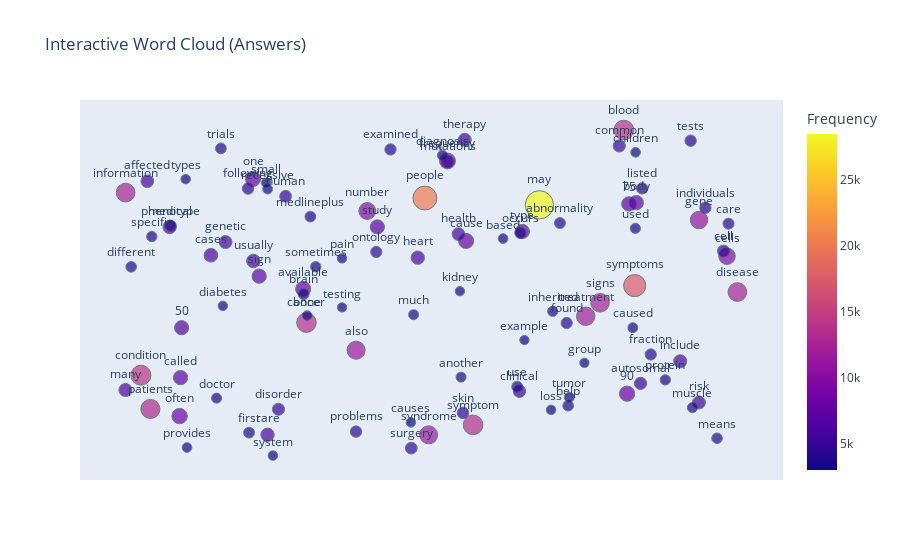

The notebook cell this image was saved under:
### Code cell
# --- ANSWERS WORD CLOUD ---

# Combine all answers
all_a_words = " ".join(df["Answer"].apply(clean_text)).split()
filtered_a_words = [w for w in all_a_words if w not in stop_words]

# Frequency count
a_counter = Counter(filtered_a_words)
a_df = pd.DataFrame(a_counter.items(), columns=["Word", "Frequency"]).sort_values("Frequency", ascending=False)

# Take top 100 for visibility
top_a_df = a_df.head(100).copy()

# Random positions for cloud
np.random.seed(99)
top_a_df["x"] = np.random.rand(len(top_a_df))
top_a_df["y"] = np.random.rand(len(top_a_df))

# Scale sizes
top_a_df["size"] = top_a_df["Frequency"] / top_a_df["Frequency"].max() * 50

fig = px.scatter(
    top_a_df,
    x="x",
    y="y",
    text="Word",
    size="size",
    color="Frequency",
    color_continuous_scale="plasma",
    title="Interactive Word Cloud (Answers)"
)

fig.update_traces(textposition="top center", marker=dict(opacity=0.7, line=dict(width=1, color="DarkSlateGrey")))
fig.update_xaxes(visible=False)
fig.update_yaxes(visible=False)
fig.show()

### Figure 1 — Plotly figure (JSON) as saved in the notebook; plotly's stock layout.template omitted (floating-point values rounded to 4 significant figures)
{"data": [{"hovertemplate": "x=%{x}<br>y=%{y}<br>size=%{marker.size}<br>Word=%{text}<br>Frequency=%{marker.color}<extra></extra>", "legendgroup": "", "marker": {"color": [28453, 20296, 17396, 14175, 13877, 13770, 13647, 13028, 12482, 12479, 12443, 12111, 11652, 11554, 10957, 10137, 9753, 9084, 8466, 8314, 8231, 8163, 8058, 7437, 7424, 7298, 7261, 7241, 7232, 7218, 6672, 6444, 6379, 6378, 6362, 6161, 6102, 6006, 5988, 5954, 5766, 5715, 5617, 5427, 5368, 5336, 5242, 5057, 4961, 4916, 4770, 4686, 4663, 4603, 4597, 4568, 4558, 4533, 4493, 4492, 4486, 4408, 4345, 4253, 4237, 4209, 4198, 4136, 4101, 4075, 4021, 4020, 3860, 3840, 3831, 3762, 3711, 3685, 3620, 3607, 3571, 3562, 3518, 3516, 3397, 3371, 3355, 3308, 3295, 3261, 3237, 3234, 3225, 3217, 3209, 3189, 3128, 3086, 3074, 3057], "coloraxis": "coloraxis", "line": {"color": "DarkSlateGrey", "width": 1}, "opacity": 0.7, "size": [50.0, 35.67, 30.57, 24.91, 24.39, 24.2, 23.98, 22.89, 21.93, 21.93, 21.87, 21.28, 20.48, 20.3, 19.25, 17.81, 17.14, 15.96, 14.88, 14.61, 14.46, 14.34, 14.16, 13.07, 13.05, 12.82, 12.76, 12.72, 12.71, 12.68, 11.72, 11.32, 11.21, 11.21, 11.18, 10.83, 10.72, 10.55, 10.52, 10.46, 10.13, 10.04, 9.871, 9.537, 9.433, 9.377, 9.212, 8.887, 8.718, 8.639, 8.382, 8.235, 8.194, 8.089, 8.078, 8.027, 8.01, 7.966, 7.895, 7.894, 7.883, 7.746, 7.635, 7.474, 7.446, 7.396, 7.377, 7.268, 7.207, 7.161, 7.066, 7.064, 6.783, 6.748, 6.732, 6.611, 6.521, 6.476, 6.361, 6.339, 6.275, 6.259, 6.182, 6.179, 5.969, 5.924, 5.896, 5.813, 5.79, 5.731, 5.688, 5.683, 5.667, 5.653, 5.639, 5.604, 5.497, 5.423, 5.402, 5.372], "sizemode": "area", "sizeref": 0.125, "symbol": "circle"}, "mode": "markers+text", "name": "", "orientation": "v", "showlegend": false, "text": ["may", "people", "symptoms", "condition", "blood", "symptom", "cancer", "patients", "disease", "information", "signs", "treatment", "also", "syndrome", "gene", "number", "cells", "frequency", "often", "90", "one", "cause", "available", "75", "body", "sign", "type", "called", "study", "50", "cases", "usually", "heart", "medical", "rare", "many", "include", "therapy", "genetic", "risk", "health", "affected", "mutations", "clinical", "common", "autosomal", "disorder", "cell", "surgery", "human", "skin", "problems", "following", "tests", "individuals", "listed", "examined", "found", "fraction", "phenotype", "ontology", "occurs", "care", "abnormality", "use", "first", "brain", "trials", "medlineplus", "help", "means", "different", "sometimes", "specific", "protein", "inherited", "used", "muscle", "doctor", "much", "another", "diagnosis", "tumor", "caused", "recessive", "provides", "based", "system", "children", "causes", "loss", "pain", "types", "bone", "diabetes", "small", "kidney", "testing", "group", "example"], "textposition": "top center", "type": "scatter", "x": [0.6723, 0.4881, 0.8255, 0.03145, 0.808, 0.5656, 0.2976, 0.0467, 0.9906, 0.006826, 0.7698, 0.7468, 0.3774, 0.4941, 0.9289, 0.3955, 0.974, 0.5244, 0.09361, 0.8133, 0.2117, 0.5543, 0.2923, 0.8161, 0.828, 0.2216, 0.6448, 0.09518, 0.4117, 0.09687, 0.144, 0.2122, 0.4767, 0.07761, 0.235, 0.006553, 0.8986, 0.5522, 0.1675, 0.9289, 0.5421, 0.04176, 0.5249, 0.6401, 0.8007, 0.8349, 0.2526, 0.9683, 0.4662, 0.2641, 0.5494, 0.3773, 0.2037, 0.9155, 0.9392, 0.8375, 0.4328, 0.7161, 0.8513, 0.07905, 0.41, 0.6416, 0.9765, 0.7053, 0.6366, 0.2054, 0.2931, 0.16, 0.3039, 0.7185, 0.958, 0.01578, 0.3126, 0.04891, 0.8748, 0.6938, 0.8266, 0.9183, 0.1531, 0.47, 0.5463, 0.5163, 0.7204, 0.8225, 0.2353, 0.1055, 0.6139, 0.2437, 0.8269, 0.4655, 0.691, 0.3548, 0.1035, 0.2989, 0.1632, 0.2328, 0.5444, 0.3549, 0.7446, 0.6482], "xaxis": "x", "y": [0.77, 0.7903, 0.5266, 0.2563, 0.9954, 0.1066, 0.4149, 0.1546, 0.5071, 0.8069, 0.4748, 0.4341, 0.3317, 0.07675, 0.7242, 0.7514, 0.615, 0.9022, 0.1331, 0.2007, 0.8482, 0.6611, 0.5164, 0.7726, 0.7764, 0.5549, 0.6895, 0.2491, 0.7034, 0.3995, 0.6179, 0.6008, 0.6107, 0.7031, 0.07689, 0.2119, 0.2985, 0.9661, 0.6576, 0.1741, 0.6818, 0.8411, 0.9001, 0.208, 0.9476, 0.2318, 0.1538, 0.6308, 0.03657, 0.7959, 0.1428, 0.08649, 0.819, 0.9633, 0.761, 0.8195, 0.9369, 0.4138, 0.3189, 0.7073, 0.6279, 0.685, 0.7131, 0.715, 0.222, 0.0832, 0.5004, 0.9401, 0.7345, 0.1645, 0.06651, 0.5831, 0.5833, 0.6744, 0.2423, 0.4491, 0.699, 0.1586, 0.1873, 0.4388, 0.2505, 0.9195, 0.1899, 0.3997, 0.8175, 0.0384, 0.6681, 0.01404, 0.9282, 0.1142, 0.1519, 0.6086, 0.8473, 0.4364, 0.4654, 0.8363, 0.5096, 0.4607, 0.2936, 0.3624], "yaxis": "y"}], "layout": {"coloraxis": {"colorbar": {"title": {"text": "Frequency"}}, "colorscale": [[0, "#0d0887"], [0.1111, "#46039f"], [0.2222, "#7201a8"], [0.3333, "#9c179e"], [0.4444, "#bd3786"], [0.5556, "#d8576b"], [0.6667, "#ed7953"], [0.7778, "#fb9f3a"], [0.8889, "#fdca26"], [1, "#f0f921"]]}, "legend": {"itemsizing": "constant", "tracegroupgap": 0}, "title": {"text": "Interactive Word Cloud (Answers)"}, "xaxis": {"anchor": "y", "domain": [0, 1], "title": {"text": "x"}, "visible": false}, "yaxis": {"anchor": "x", "domain": [0, 1], "title": {"text": "y"}, "visible": false}}}
